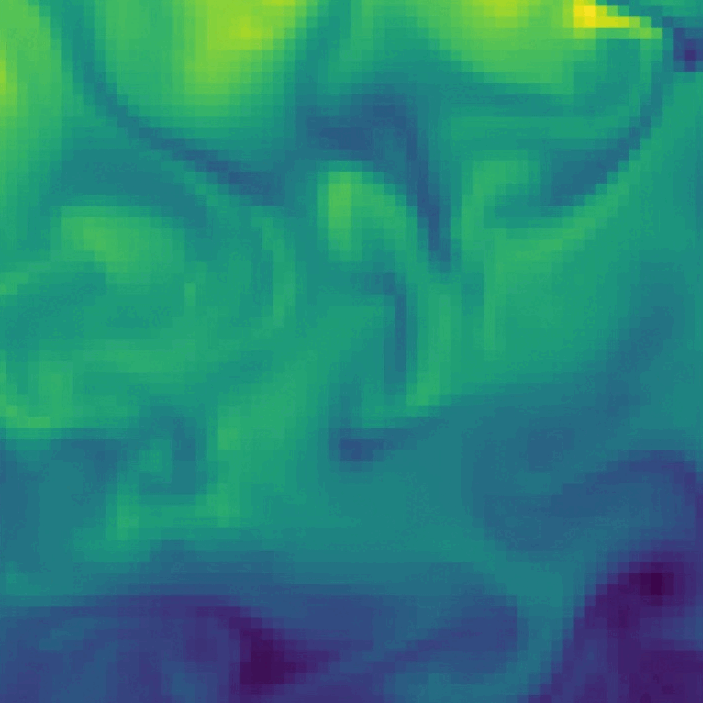
#> input picture assets/source/sea-surface-temperature.gif, 703 x 703 px
$ python extract-sea-temperature-frames.py
#> lines starting #> are read from the running program, lines starting #| are printed output that depends on the picture
"""Read the existing GIF as a color field and trace simplified cartoon contours.

The source GIF is retained untouched. This produces native SVG path data for
the site's synchronized, pausable animation, not a new scientific dataset.
"""
import json
import os
import tempfile
from pathlib import Path

os.environ.setdefault("MPLCONFIGDIR", str(Path(tempfile.gettempdir()) / "twins-matplotlib-cache"))
import matplotlib
matplotlib.use("Agg")
import matplotlib.pyplot as plt
import numpy as np
from PIL import Image

ROOT = Path(__file__).resolve().parents[1]
SOURCE = ROOT / "assets/source/sea-surface-temperature.gif"
OUTPUT = ROOT / "content/sea-temperature-frames.json"
RESOLUTION = 24
PALETTE = ["#a5d9e4", "#8fd8cb", "#bce5c5", "#f1e3ac", "#efbb9d"]

fields, durations = [], []
with Image.open(SOURCE) as gif:
#> gif is the input picture: PIL image 703x703 P; mean R, G, B 40.9, 130.6, 121.3
    for index in range(gif.n_frames):
        gif.seek(index)
        rgb = np.asarray(gif.convert("RGB"), dtype=float) / 255
        luminance = rgb @ np.array([.2126, .7152, .0722])
        ys = np.linspace(0, luminance.shape[0], RESOLUTION + 1, dtype=int)
        xs = np.linspace(0, luminance.shape[1], RESOLUTION + 1, dtype=int)
        fields.append(np.array([[luminance[ys[r]:ys[r+1], xs[c]:xs[c+1]].mean()
                                 for c in range(RESOLUTION)] for r in range(RESOLUTION)]))
        durations.append(gif.info.get("duration", 130))
#> this loop made 20 passes
#> pass 1, `luminance = rgb @ np.array([.2126, .7152, .0722])`:
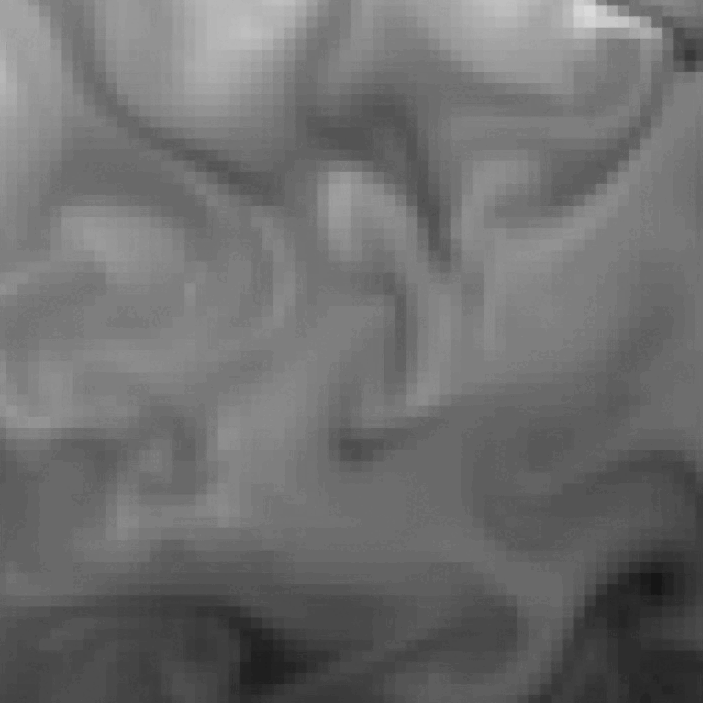
#> luminance: shape (703, 703) float64; min 0.0873, max 0.856, mean 0.435
#> pass 2, `rgb = np.asarray(gif.convert("RGB"), dtype=float) / 255`:
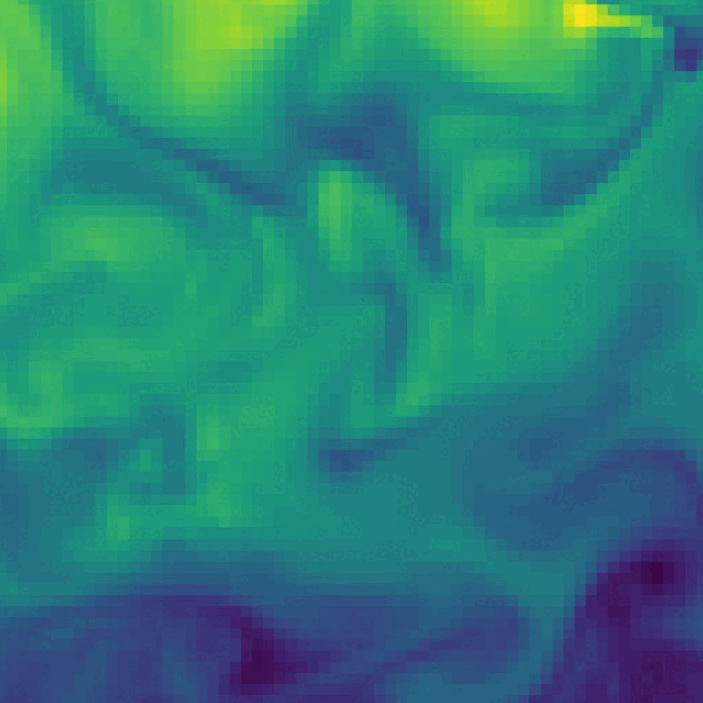
#> rgb: shape (703, 703, 3) float64; mean R, G, B 0.163, 0.508, 0.474
#> after the loop:
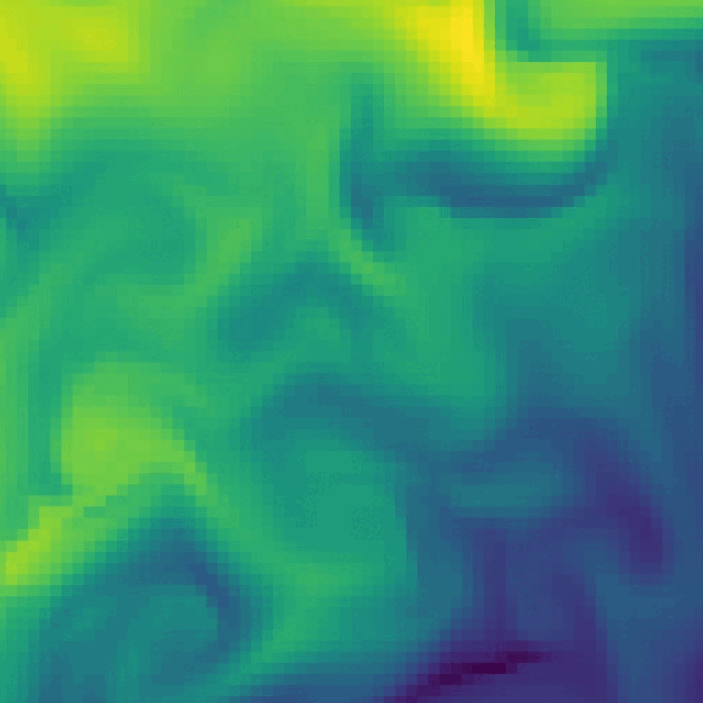
#> gif: PIL image 703x703 RGB; mean R, G, B 55.6, 146.4, 111
#> after the loop, durations = [130, 130, 130, 130, 130, 130, 130, 130, 130, 130, 130, 130, 130, 130, 130, 130, 130, 130, 130, 130]; fields = 20 items

minimum = min(field.min() for field in fields)
#> minimum = 0.0964
maximum = max(field.max() for field in fields)
#> maximum = 0.844
frames = []
for field in fields:
    normalized = (field - minimum) / (maximum - minimum)
    fig, ax = plt.subplots()
    contours = ax.contourf(np.linspace(0, 400, RESOLUTION), np.linspace(0, 300, RESOLUTION),
                           normalized, levels=[-1, .25, .40, .55, .70, 2])
    bands = []
    for collection, color in zip(contours.collections, PALETTE):
        commands = []
        for path in collection.get_paths():
            for (x, y), code in zip(path.vertices, path.codes):
                if code == 79:
                    commands.append("Z")
                elif code in (1, 2):
                    commands.append(f"{'M' if code == 1 else 'L'}{x:.1f},{y:.1f}")
        bands.append({"color": color, "path": "".join(commands)})
    frames.append(bands)
    plt.close(fig)
#> this loop made 20 passes
#> pass 1, `normalized = (field - minimum) / (maximum - minimum)`:
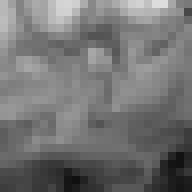
#> normalized: shape (24, 24) float64 (shown 8 times larger); min 0.0653, max 0.87, mean 0.453
#> pass 1, `plt.close(fig)`:
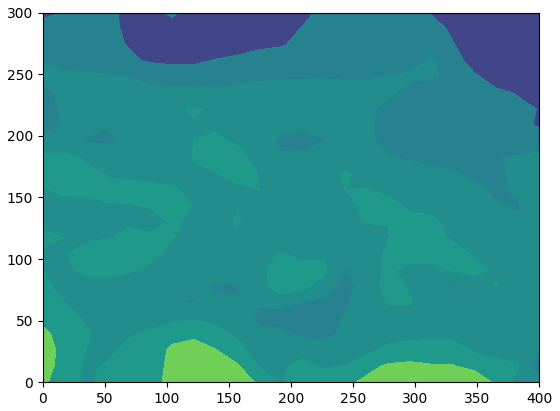
#> figure drawn by matplotlib, 1 panel
#> pass 3, `normalized = (field - minimum) / (maximum - minimum)`:
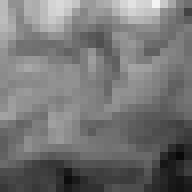
#> normalized: shape (24, 24) float64 (shown 8 times larger); min 0.0393, max 0.949, mean 0.459
#> after the loop, frames = 20 items

OUTPUT.write_text(json.dumps({"source": SOURCE.relative_to(ROOT).as_posix(),
                              "durationsMs": durations, "frames": frames}, separators=(",", ":")))
#> (the run stopped early here; a loop or call above may not have finished)
